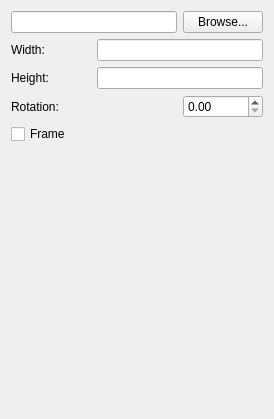
<ui version="4.0" >
 <class>QgsComposerPictureWidgetBase</class>
 <widget class="QWidget" name="QgsComposerPictureWidgetBase" >
  <property name="geometry" >
   <rect>
    <x>0</x>
    <y>0</y>
    <width>274</width>
    <height>419</height>
   </rect>
  </property>
  <property name="sizePolicy" >
   <sizepolicy vsizetype="Expanding" hsizetype="Expanding" >
    <horstretch>0</horstretch>
    <verstretch>0</verstretch>
   </sizepolicy>
  </property>
  <property name="windowTitle" >
   <string>Picture Options</string>
  </property>
  <layout class="QGridLayout" >
   <item row="0" column="0" >
    <layout class="QHBoxLayout" >
     <property name="spacing" >
      <number>6</number>
     </property>
     <property name="leftMargin" >
      <number>0</number>
     </property>
     <property name="topMargin" >
      <number>0</number>
     </property>
     <property name="rightMargin" >
      <number>0</number>
     </property>
     <property name="bottomMargin" >
      <number>0</number>
     </property>
     <item>
      <widget class="QLineEdit" name="mPictureLineEdit" />
     </item>
     <item>
      <widget class="QPushButton" name="mPictureBrowseButton" >
       <property name="sizePolicy" >
        <sizepolicy vsizetype="Preferred" hsizetype="Preferred" >
         <horstretch>0</horstretch>
         <verstretch>0</verstretch>
        </sizepolicy>
       </property>
       <property name="maximumSize" >
        <size>
         <width>150</width>
         <height>32767</height>
        </size>
       </property>
       <property name="text" >
        <string>Browse...</string>
       </property>
      </widget>
     </item>
    </layout>
   </item>
   <item row="1" column="0" >
    <layout class="QGridLayout" >
     <item row="0" column="0" >
      <widget class="QLabel" name="textLabel3" >
       <property name="sizePolicy" >
        <sizepolicy vsizetype="Preferred" hsizetype="Minimum" >
         <horstretch>0</horstretch>
         <verstretch>0</verstretch>
        </sizepolicy>
       </property>
       <property name="text" >
        <string>Width:</string>
       </property>
       <property name="wordWrap" >
        <bool>true</bool>
       </property>
      </widget>
     </item>
     <item row="0" column="1" colspan="2" >
      <widget class="QLineEdit" name="mWidthLineEdit" />
     </item>
     <item row="1" column="0" >
      <widget class="QLabel" name="textLabel4" >
       <property name="sizePolicy" >
        <sizepolicy vsizetype="Preferred" hsizetype="Minimum" >
         <horstretch>0</horstretch>
         <verstretch>0</verstretch>
        </sizepolicy>
       </property>
       <property name="text" >
        <string>Height:</string>
       </property>
       <property name="wordWrap" >
        <bool>true</bool>
       </property>
      </widget>
     </item>
     <item row="1" column="1" colspan="2" >
      <widget class="QLineEdit" name="mHeightLineEdit" />
     </item>
     <item row="2" column="0" colspan="2" >
      <widget class="QLabel" name="mRotationLabel" >
       <property name="sizePolicy" >
        <sizepolicy vsizetype="Preferred" hsizetype="Minimum" >
         <horstretch>0</horstretch>
         <verstretch>0</verstretch>
        </sizepolicy>
       </property>
       <property name="text" >
        <string>Rotation:</string>
       </property>
       <property name="wordWrap" >
        <bool>true</bool>
       </property>
      </widget>
     </item>
     <item row="2" column="2" >
      <widget class="QDoubleSpinBox" name="mRotationSpinBox" />
     </item>
    </layout>
   </item>
   <item row="2" column="0" >
    <widget class="QCheckBox" name="mFrameCheckBox" >
     <property name="text" >
      <string>Frame</string>
     </property>
    </widget>
   </item>
   <item row="3" column="0" >
    <spacer>
     <property name="orientation" >
      <enum>Qt::Vertical</enum>
     </property>
     <property name="sizeType" >
      <enum>QSizePolicy::Expanding</enum>
     </property>
     <property name="sizeHint" >
      <size>
       <width>22</width>
       <height>73</height>
      </size>
     </property>
    </spacer>
   </item>
  </layout>
 </widget>
 <layoutdefault spacing="6" margin="11" />
 <tabstops>
  <tabstop>mPictureBrowseButton</tabstop>
  <tabstop>mPictureLineEdit</tabstop>
  <tabstop>mFrameCheckBox</tabstop>
 </tabstops>
 <resources/>
 <connections/>
</ui>
